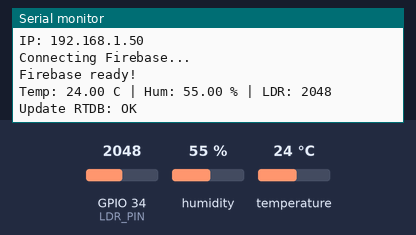
This sketch was run on a simulated ESP32. On the bench: the last lines printed to the serial monitor. Inputs (shaded band) come from the test bench; at power-on: humidity 55 %, GPIO 34 (LDR_PIN) = 2048, temperature 24 °C. WiFi joins after 1.5 s; servers stay silent unless stated.

Above: at 2.9 s.
3.0 s: humidity set to 22 %
At 4.4 s:
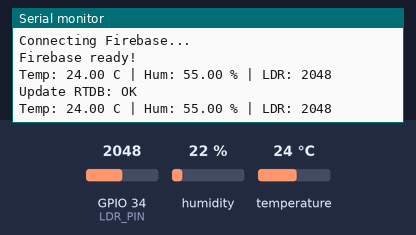
5.7 s: GPIO 34 (LDR_PIN) set to 2866
At 7.2 s:
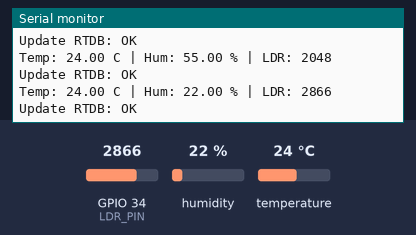
8.4 s: temperature set to 12 °C
At 11.0 s:
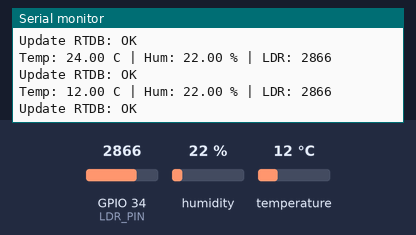
11.1 s: GPIO 34 (LDR_PIN) set to 3603
At 13.3 s:
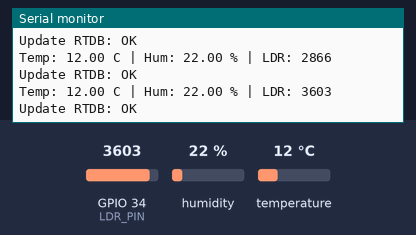
13.8 s: humidity set to 40 %
At 15.7 s:
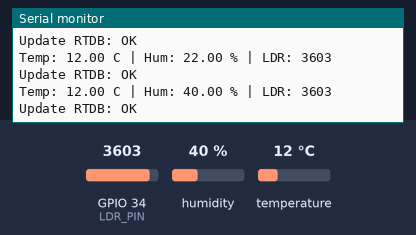
Timing chart, 0 to 17.2 s (numbered marks = the images above; inputs shaded):
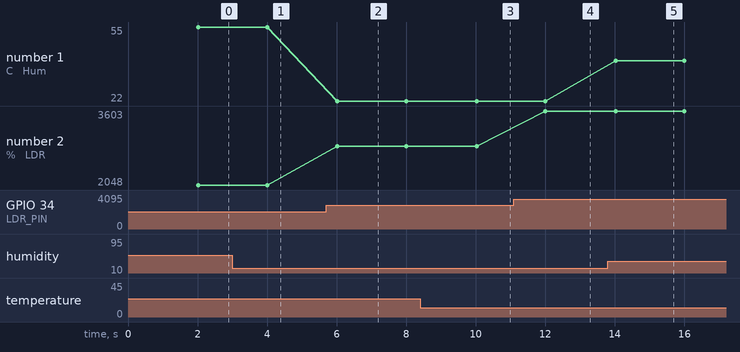

The sketch:

arduino.ino
```cpp
#include <WiFi.h>
#include <Firebase_ESP_Client.h>
#include <DHT.h>

// ===== WiFi =====
#define WIFI_SSID "Wokwi-GUEST"
#define WIFI_PASS ""

// ===== Firebase =====
// Isi dari Project Settings (Web API Key) & Realtime Database URL
#define API_KEY       "ISI_API_KEY_KAMU"
#define DATABASE_URL  "https://ISI-PROJECT-KAMU-default-rtdb.firebaseio.com/"

// Email/Password (Authentication -> Sign-in method -> Email/Password -> buat user testing)
#define USER_EMAIL    "emailkamu@gmail.com"
#define USER_PASS     "passwordkamu"

// ===== Sensor =====
#define DHTPIN  15        // sesuaikan pin
#define DHTTYPE DHT11     // ganti ke DHT22 kalau pakai DHT22
DHT dht(DHTPIN, DHTTYPE);

#define LDR_PIN 34        // pin analog ESP32 (GPIO34/35/36/39 aman untuk ADC)

// ===== Firebase objects =====
FirebaseData fbdo;
FirebaseAuth auth;
FirebaseConfig config;

// ===== Path RTDB =====
String basePath = "/iot";              // contoh folder
String tempPath = basePath + "/temp";
String humPath  = basePath + "/hum";
String ldrPath  = basePath + "/ldr";
String tsPath   = basePath + "/ts";    // timestamp (millis)

unsigned long lastSend = 0;
const unsigned long SEND_INTERVAL_MS = 2000;

void connectWiFi() {
  WiFi.mode(WIFI_STA);
  WiFi.begin(WIFI_SSID, WIFI_PASS);

  Serial.print("Connecting WiFi");
  while (WiFi.status() != WL_CONNECTED) {
    Serial.print(".");
    delay(300);
  }
  Serial.println("\nWiFi connected!");
  Serial.print("IP: ");
  Serial.println(WiFi.localIP());
}

void initFirebase() {
  config.api_key = API_KEY;
  config.database_url = DATABASE_URL;

  auth.user.email = USER_EMAIL;
  auth.user.password = USER_PASS;

  Firebase.reconnectWiFi(true);

  Serial.println("Connecting Firebase...");
  Firebase.begin(&config, &auth);

  // Tunggu token siap
  while (auth.token.uid == "") {
    Serial.print(".");
    delay(300);
  }
  Serial.println("\nFirebase ready!");
}

void setup() {
  Serial.begin(115200);
  delay(200);

  dht.begin();
  connectWiFi();
  initFirebase();
}

void loop() {
  // jaga WiFi tetap tersambung
  if (WiFi.status() != WL_CONNECTED) {
    Serial.println("WiFi putus, reconnect...");
    connectWiFi();
  }

  if (millis() - lastSend >= SEND_INTERVAL_MS) {
    lastSend = millis();

    float h = dht.readHumidity();
    float t = dht.readTemperature();
    int ldrRaw = analogRead(LDR_PIN);

    if (isnan(h) || isnan(t)) {
      Serial.println("Gagal baca DHT!");
      return;
    }

    Serial.printf("Temp: %.2f C | Hum: %.2f %% | LDR: %d\n", t, h, ldrRaw);

    // Kirim ke RTDB (SET)
    bool ok1 = Firebase.RTDB.setFloat(&fbdo, tempPath.c_str(), t);
    bool ok2 = Firebase.RTDB.setFloat(&fbdo, humPath.c_str(), h);
    bool ok3 = Firebase.RTDB.setInt(&fbdo, ldrPath.c_str(), ldrRaw);
    bool ok4 = Firebase.RTDB.setInt(&fbdo, tsPath.c_str(), (int)millis());

    if (ok1 && ok2 && ok3 && ok4) {
      Serial.println("Update RTDB: OK");
    } else {
      Serial.print("Update RTDB: GAGAL -> ");
      Serial.println(fbdo.errorReason());
    }
  }
}
```

Measured:
- after the input at 5.7 s, the serial monitor: prints a new line after 0.32 s (image 2)
- after the input at 8.4 s, the serial monitor: prints a new line after 1.6 s (image 3)
- after the input at 11.1 s, the serial monitor: prints a new line after 0.90 s (image 4)
- after the input at 13.8 s, the serial monitor: prints a new line after 0.22 s (image 5)
- plotted number 1: 22 → 40 after the input at 13.8 s
- plotted number 2: 2048 → 2866 after the input at 5.7 s, 2866 → 3603 after the input at 11.1 s
